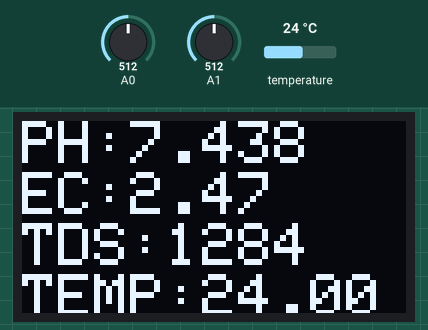
A sketch run on a simulated Arduino Uno, built with avr-gcc and run on an emulated ATmega328P. Shown: 128×64 one-colour display. The test bench sets the inputs (shaded band); at power-on: temperature 24 °C, A0 = 512, A1 = 512.

Above: at 2.5 s.
2.6 s: temperature set to 12 °C
At 6.9 s:
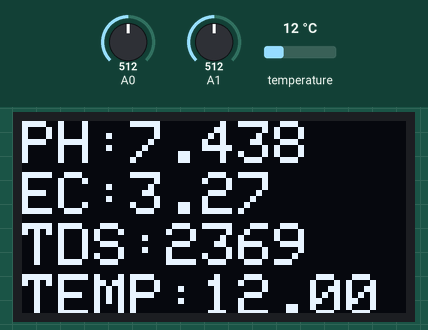
11.4 s: A0 set to 716
At 14.8 s:
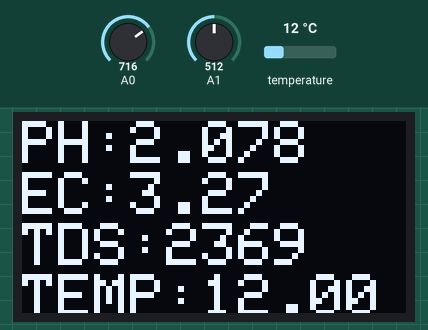
19.2 s: A1 set to 716
At 22.8 s:
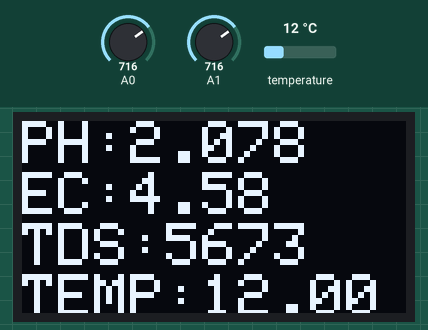
27.1 s: temperature set to 19 °C
At 30.8 s:
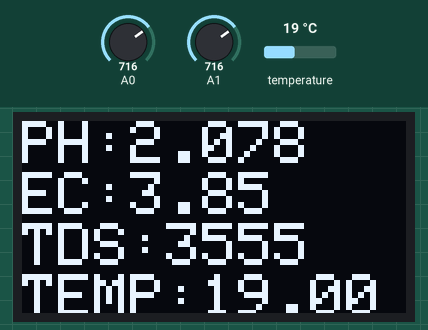
35.0 s: A0 set to 900
At 38.7 s:
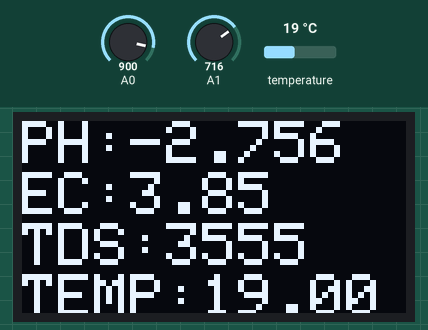
43.0 s: A1 set to 900
At 46.7 s:
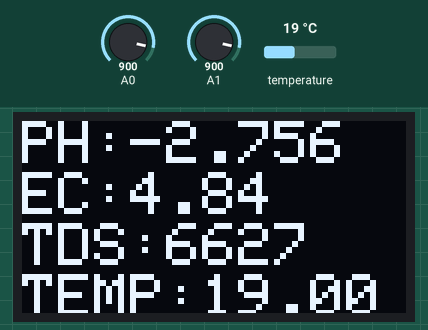
Timing chart, 0 to 48.2 s (numbered marks = the images above; inputs shaded):
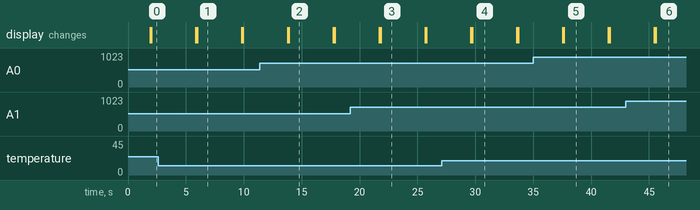

Measured:
- after the input at 2.6 s, the display: first differs from a run without the input after 3.4 s (image 1)
- after the input at 11.4 s, the display: first differs from a run without the input after 2.5 s (image 2)
- after the input at 19.2 s, the display: first differs from a run without the input after 2.6 s (image 3)
- after the input at 27.1 s, the display: first differs from a run without the input after 2.6 s (image 4)
- after the input at 35.0 s, the display: first differs from a run without the input after 2.7 s (image 5)
- after the input at 43.0 s, the display: first differs from a run without the input after 2.6 s (image 6)
- what the display in image 1 shows lasts 3.8 s, from 6.0 s to 9.8 s

The sketch:

PHEC_Meter.ino
```cpp
/*
 * https://www.youtube.com/watch?v=a4zfBkQ4LcE
 * https://www.youtube.com/watch?v=ofZ7D8lVsXM
 * https://www.youtube.com/watch?v=nf3aXpXo_sY
 */
#include <OneWire.h>
#include <Wire.h>
#include <DallasTemperature.h>
#include <Adafruit_SSD1306.h>
#include <Adafruit_GFX.h>

Adafruit_SSD1306 display(-1);

//AREF pin voltage measured using digital multi meter.
//Must run AREF_Calibrate.ino to get this value.
float iREF = 1.064;

namespace pin {
  const byte tds_sensor = A1;
  const byte one_wire_bus = 7;
}

namespace sensor {
  float ec = 0;
  unsigned int tds = 0;
  float waterTemp = 0;
  float ecCalibration = 1;
  }

OneWire oneWire(pin::one_wire_bus);
DallasTemperature dallasTemperature(&oneWire);

void setup() {
  Serial.begin(9600);
  dallasTemperature.begin();
  Wire.begin();
  display.begin(SSD1306_SWITCHCAPVCC, 0x3C);
  analogReference(INTERNAL); //1.1v ADC internal reference
  delay(5);
}

void loop() {
  int measure = analogRead(A0);

  double voltage = fReadVcc() / 1024.0 * measure; //classic digital to voltage conversion
  float Po = 7 + ((2.5 - voltage) / 0.18);

  readTdsQuick();
  delay(1000);

  display.clearDisplay();
  display.display();
  display.setTextColor(WHITE);
  display.setTextSize(2);

  display.setCursor(0,0);
  display.print("PH:");
  display.print(Po, 3);
  display.display();

  display.setCursor(0,17);
  display.print("EC:");
  display.print(sensor::ec, 2);
  display.display();

  display.setCursor(0,34);
  display.print("TDS:");
  display.print(sensor::tds);
  display.display();

  display.setCursor(0,51);
  display.print("TEMP:");
  display.print(sensor::waterTemp, 2);
  display.display();
  delay(2000);

  /*
  Serial.print("PH: ");
  Serial.println(Po, 3);

  Serial.print("Voltage from analog PH probe: ");
  Serial.println(voltage, 3);

  Serial.print("Measured input voltage from USB cable: ");
  Serial.println(fReadVcc());
  Serial.print("");
  */
}

void readTdsQuick() {
  dallasTemperature.requestTemperatures();
  sensor::waterTemp = dallasTemperature.getTempCByIndex(0);
  //float rawEc = analogRead(pin::tds_sensor) * iREF / 1024;
  float rawEc = fReadVcc() / 1024 * analogRead(pin::tds_sensor);

  float temperatureCoefficient = 1.0 + 0.02 * (sensor::waterTemp -25.0);
  sensor::ec = (rawEc / temperatureCoefficient) * sensor::ecCalibration;
  sensor::tds = (133.42 * pow(sensor::ec, 3) -255.86 * sensor::ec *sensor::ec + 857.39 * sensor::ec) * 0.5;
  /*
  Serial.print(F("TDS:")); Serial.println(sensor::tds);
  Serial.print(F("EC:")); Serial.println(sensor::ec, 2);
  Serial.print(F("Temperature:")); Serial.println(sensor::waterTemp, 2);
  Serial.println();
  */
}

//function used for internal reference value of the 328p (~1.1v) to calculate the VCC value which comes from USB/power supply
double fReadVcc() {
  ADMUX = _BV(REFS0) | _BV(MUX3) | _BV(MUX2) | _BV(MUX1);
  delay(30);
  ADCSRA |= _BV(ADSC); //Start ADC conversion
  while (bit_is_set(ADCSRA,ADSC)); //wait until conversion is complete
  int result = ADCL; //get first half of result
  result |=ADCH<<8; //get rest of the result
  float batVolt = (iREF / result) * 1024; //use the known iRef to calculate battery voltage
  return batVolt;
}
```
